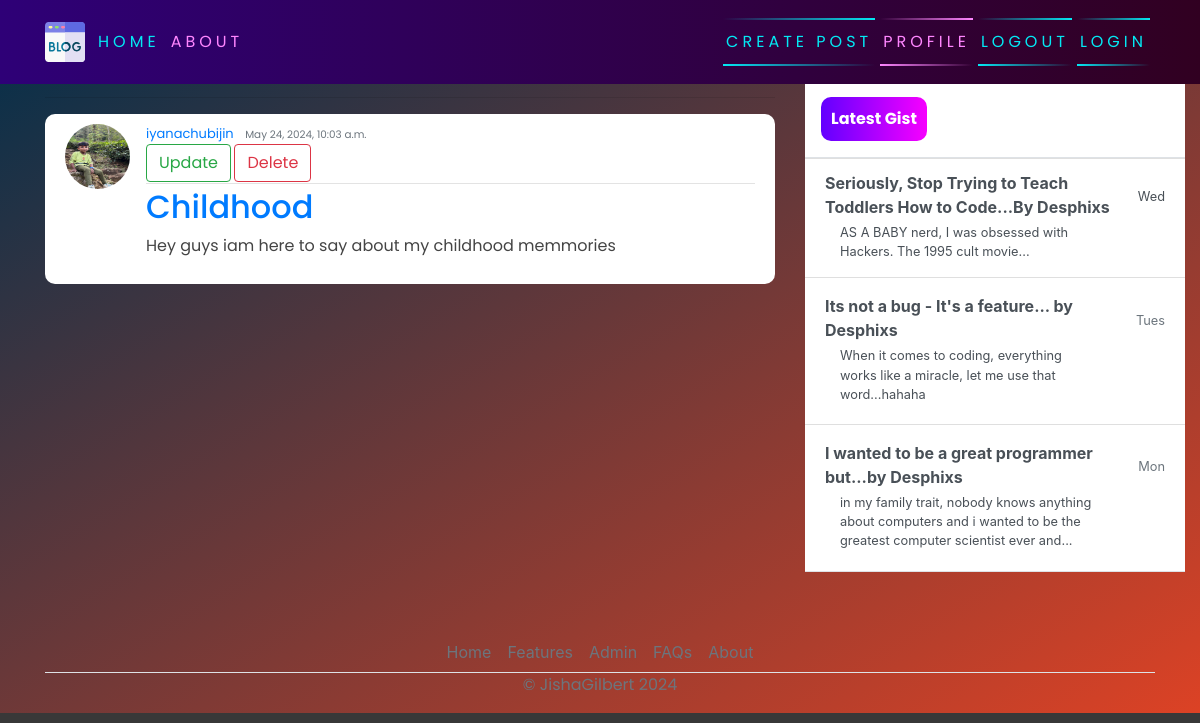
/post/9/ (signed in), run on the app's committed database.
### blogapp/models.py (models this page shows, shortened)
class Post(models.Model):
    title=models.CharField(max_length=200)
    content=models.TextField()
    date_posted=models.DateTimeField(default=timezone.now)
    author=models.ForeignKey(User,on_delete=models.CASCADE)

### users/models.py (models this page shows, shortened)
class Profile(models.Model):
    user=models.OneToOneField(User, on_delete=models.CASCADE)
    image=models.ImageField(default='default.jpg',upload_to='profile_pics')

### blogapp/views.py (the view)
# urls.py: path('post/<int:pk>/', PostDetailView.as_view(template_name='blog/post_detail.html'),name='blog-detail'),
class PostDetailView(LoginRequiredMixin,DetailView):
    model = Post

### blogapp/templates/blog/post_detail.html
{% extends 'blog/base.html' %}
{% block content %}
<hr>
<article class="media content-section">
    <img class="rounded-circle article-img" src="{{ object.author.profile.image.url }}" alt="">
    <div class="media-body">
        <div class="article-metadata">
            <a class="mr-2" href="#"> {{object.author}}</a>
            <small class="text-muted">{{object.date_posted}}</small>
            {% if object.author == user %}
            <br>
            <div>
            <a class="btn btn-outline-success" href="{% url 'blog-update' object.id %}">Update</a>
            <a class="btn btn-outline-danger" href="{% url 'blog-delete' object.id %}">Delete</a>
            </div>
                {% endif %}
        </div>
        <h2><a class="article=title" href="">{{object.title}}</a></h2>
<P class="article-content">{{object.content}}</P>
    </div>
    <br>
</article>
{% endblock content %}

### blogapp/static/blog/main.css (style rules this page uses)
body { background: linear-gradient(to bottom right,#002f4b, #dc4225); color: #333333; background-color: rgb(56, 56, 56); margin-top: 5rem; background-size: contain; background-repeat: no-repeat; }
h1, h2, h3, h4, h5, h6, p { color: #444444; font-family: 'Poppins', sans-serif; }
.content-section { background: #ffffff; padding: 10px 20px; border-radius: 10px; margin-bottom: 20px; }
.article-content { white-space: pre-line; }
.article-img { height: 65px; width: 65px; margin-right: 16px; }
.article-metadata { font-family: 'Poppins', sans-serif; padding-bottom: 1px; margin-bottom: 4px; font-size: 13px; border-bottom: 1px solid #e3e3e3 }

### data on the page
Post: author.profile.image (picture), author "iyanachubijin", date_posted "May 24, 2024, 10:03 a.m.", title "Childhood", content "Hey guys iam here to say about my childhood memmories"
